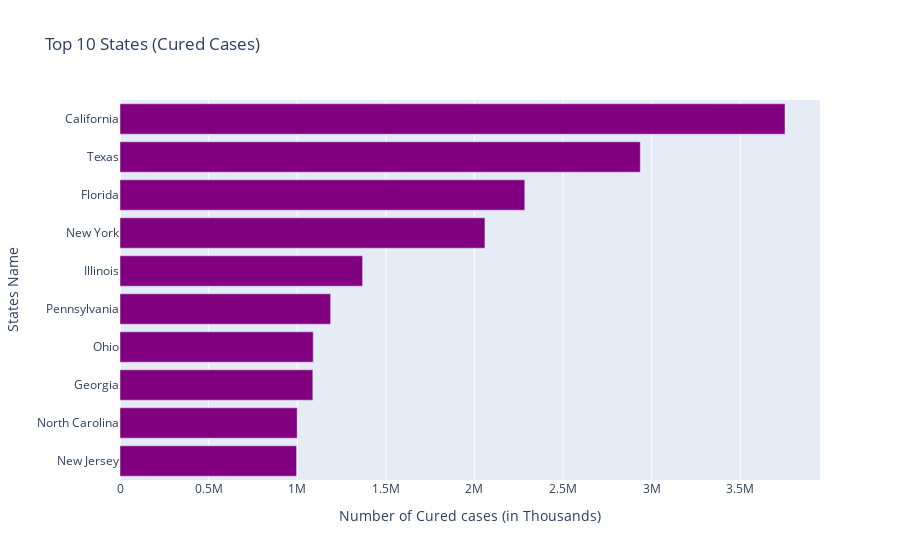

Notebook code cell kept with this figure:
### Code cell
top_10_recovered_states = cases.sort_values('cured', ascending=False)[:10]
horizontal_bar_chart(top_10_recovered_states, top_10_recovered_states.cured, top_10_recovered_states.index,
                    'Top 10 States (Cured Cases)', 'Number of Cured cases (in Thousands)', 'States Name', 'Purple')

### Figure 1 — Plotly figure (JSON) as saved in the notebook; plotly's stock layout.template omitted (floating-point values rounded to 4 significant figures)
{"data": [{"alignmentgroup": "True", "hovertemplate": "Number of Cured cases (in Thousands)=%{x}<br>States Name=%{y}<extra></extra>", "legendgroup": "", "marker": {"color": "Purple", "pattern": {"shape": ""}}, "name": "", "offsetgroup": "", "orientation": "h", "showlegend": false, "textposition": "auto", "type": "bar", "x": [3752459, 2935931, 2284157, 2059226, 1368817, 1188438, 1090419, 1088168, 999858, 996393], "xaxis": "x", "y": ["California", "Texas", "Florida", "New York", "Illinois", "Pennsylvania", "Ohio", "Georgia", "North Carolina", "New Jersey"], "yaxis": "y"}], "layout": {"autosize": true, "barmode": "relative", "legend": {"tracegroupgap": 0}, "title": {"text": "Top 10 States (Cured Cases)"}, "xaxis": {"anchor": "y", "autorange": true, "domain": [0, 1], "range": [0, 3950000.0], "title": {"text": "Number of Cured cases (in Thousands)"}, "type": "linear"}, "yaxis": {"anchor": "x", "autorange": true, "categoryorder": "total ascending", "domain": [0, 1], "range": [-0.5, 9.5], "title": {"text": "States Name"}, "type": "category"}}}
